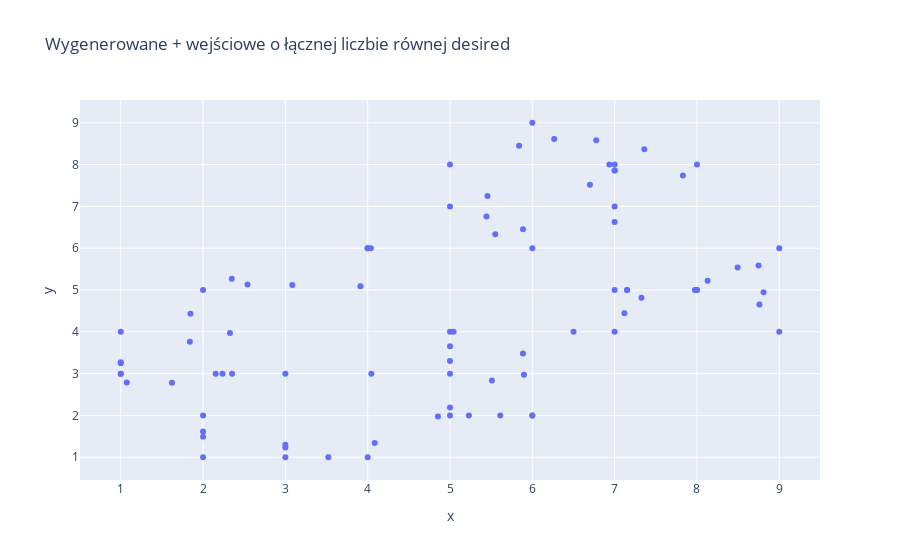

The notebook cell saved with this chart:
### Code cell
fig = px.scatter(x= temp_Cluter_OUT[0], y= temp_Cluter_OUT[1], title= 'Wygenerowane + wejściowe o łącznej liczbie równej desired')
fig.show()
len(temp_Cluter_OUT[0])

### Figure 1 — Plotly figure (JSON) as saved in the notebook; plotly's stock layout.template omitted (floating-point values rounded to 4 significant figures)
{"data": [{"hovertemplate": "x=%{x}<br>y=%{y}<extra></extra>", "legendgroup": "", "marker": {"color": "#636efa", "symbol": "circle"}, "mode": "markers", "name": "", "orientation": "v", "showlegend": false, "type": "scatter", "x": [1, 3, 2, 4, 6, 2, 1, 3, 6, 4, 5, 1, 5, 2, 6, 8, 7, 9, 5, 8, 6, 8, 7, 9, 5, 7, 4, 5, 7, 1, 2.236, 3, 3.522, 1.073, 1.622, 4, 2.54, 5.229, 5.898, 1.847, 3.911, 1, 2.327, 2.153, 3, 5.611, 5.509, 4.085, 4.854, 5, 4.045, 2.352, 1.84, 5, 5, 2, 2, 5.55, 4.038, 7.15, 7.153, 7, 7.829, 8.748, 8.494, 5.043, 5.886, 6.777, 7.361, 6.266, 5.839, 7.119, 8.13, 6.7, 7, 8.809, 8.759, 5.887, 5.443, 7.975, 7, 2.349, 3.084, 6.937, 5.456, 7.326, 6.501], "xaxis": "x", "y": [3, 1, 2, 6, 2, 5, 4, 3, 2, 1, 3, 3, 2, 1, 6, 5, 7, 6, 4, 8, 9, 5, 8, 4, 7, 5, 6, 8, 4, 3.248, 3, 1.235, 1, 2.785, 2.784, 6, 5.131, 2, 2.97, 4.433, 5.088, 3.27, 3.974, 3, 1.297, 2, 2.838, 1.338, 1.974, 3.299, 3, 3, 3.764, 2.192, 3.657, 1.618, 1.493, 6.331, 6, 5, 5, 7.857, 7.736, 5.587, 5.541, 4, 3.48, 8.579, 8.365, 8.612, 8.451, 4.445, 5.224, 7.52, 7.857, 4.946, 4.652, 6.455, 6.757, 5, 6.624, 5.272, 5.12, 8, 7.245, 4.817, 4], "yaxis": "y"}], "layout": {"legend": {"tracegroupgap": 0}, "title": {"text": "Wygenerowane + wejściowe o łącznej liczbie równej desired"}, "xaxis": {"anchor": "y", "domain": [0, 1], "title": {"text": "x"}}, "yaxis": {"anchor": "x", "domain": [0, 1], "title": {"text": "y"}}}}
